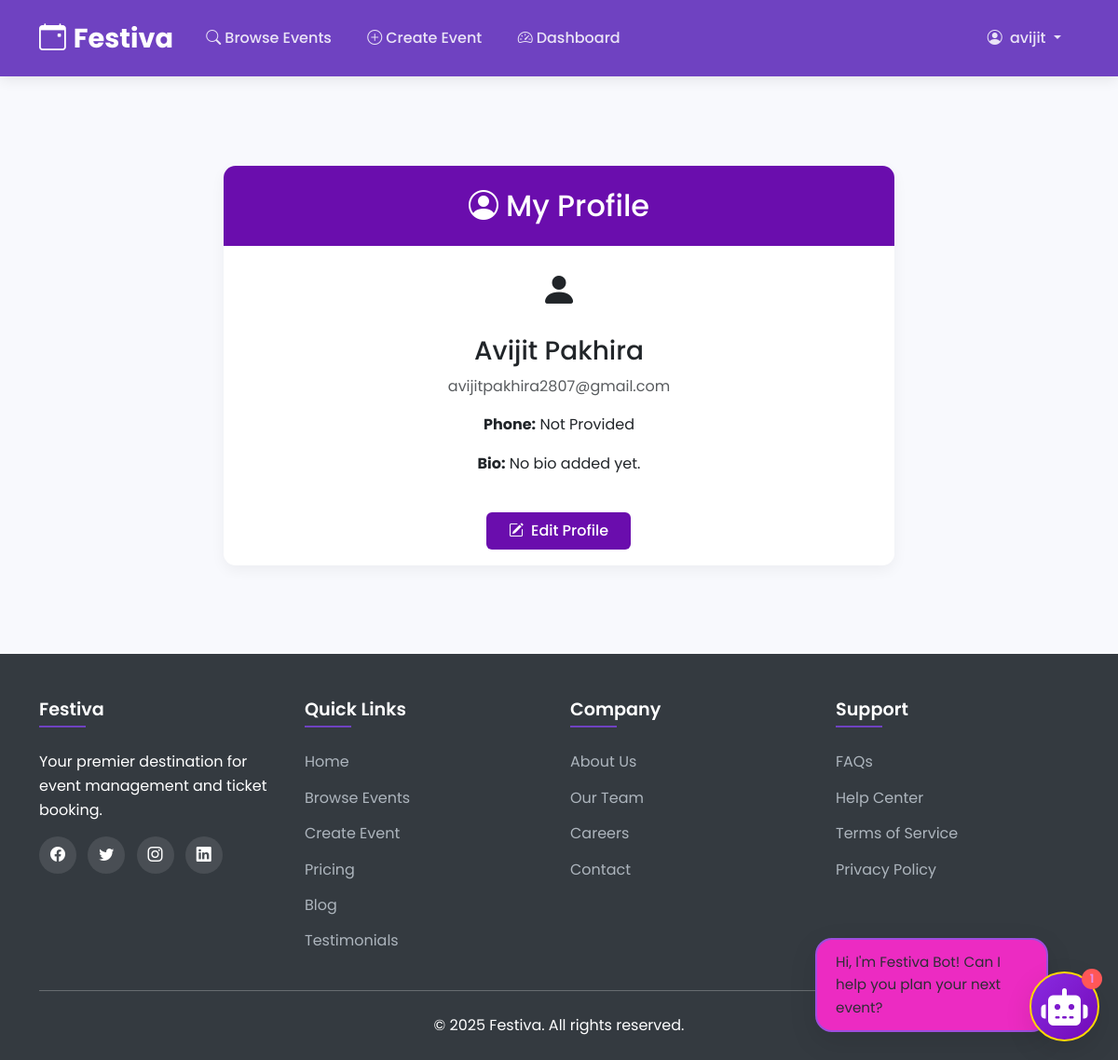
The page /profile/ (signed in) on the database its author committed.
### core/models.py (models this page shows, shortened)
class CustomUser(AbstractUser):
    ROLE_CHOICES = (
        ('customer', 'Customer'),
        ('organizer', 'Organizer'),
        ('admin', 'Admin'),
    )
    role = models.CharField(max_length=10, choices=ROLE_CHOICES, default='customer')
    phone = models.CharField(max_length=20, blank=True)
    bio = models.TextField(blank=True)
    profile_picture = models.ImageField(upload_to='profile_pics/', blank=True)
    email = models.EmailField(unique=True)  # Add this line to enforce unique emails
    is_approved = models.BooleanField(default=False)

### core/views.py (the view)
# urls.py: path('profile/', views.profile, name='profile'),
def profile(request):
    return render(request, 'profile.html')

### templates/profile.html (shortened to what this page needs)
{% extends 'base.html' %}
{% block content %}
<div class="container py-5" data-aos="fade-up">
    <div class="row justify-content-center">
        <div class="col-lg-8">
            <div class="card card-custom" data-aos="zoom-in">
                <div class="card-header-custom">
                    <h2 class="text-center mb-0"><i class="bi bi-person-circle me-2"></i>My Profile</h2>
                </div>
                <div class="card-body text-center">
                    {% if user.profile_picture %}
                        <img src="{{ user.profile_picture.url }}" class="rounded-circle" width="150" height="150" data-aos="fade-down">
                    {% else %}
                        <i class="bi bi-person-fill fs-1" data-aos="fade-down"></i>
                    {% endif %}
                    <h3 class="mt-3" data-aos="fade-up">{{ user.first_name }} {{ user.last_name }}</h3>
                    <p class="text-muted" data-aos="fade-up">{{ user.email }}</p>
                    <p data-aos="fade-up"><strong>Phone:</strong> {{ user.phone|default:"Not Provided" }}</p>
                    <p data-aos="fade-up"><strong>Bio:</strong> {{ user.bio|default:"No bio added yet." }}</p>
                    <a href="{% url 'edit_profile' %}" class="btn btn-custom-primary mt-4" data-aos="zoom-in-up">
                        <i class="bi bi-pencil-square me-2"></i>Edit Profile
                    </a>
                </div>
            </div>
        </div>
    </div>
</div>
{% endblock %}
{% block extra_css %}
<link href="https://unpkg.com/aos@2.3.4/dist/aos.css" rel="stylesheet">
{% endblock %}

### templates/base.html (shortened to what this page needs)
<!DOCTYPE html>
{% load static %}
<html lang="en">
<head>
    <link href="https://cdn.jsdelivr.net/npm/bootstrap@5.3.2/dist/css/bootstrap.min.css" rel="stylesheet">
    <link rel="stylesheet" href="https://cdn.jsdelivr.net/npm/bootstrap-icons@1.11.1/font/bootstrap-icons.css">
    {% block extra_css %}{% endblock %}
</head>
<body>
    <nav class="navbar navbar-expand-lg navbar-dark navbar-custom sticky-top">
        <div class="container">
            <a class="navbar-brand navbar-brand-custom" href="{% url 'home' %}">
                <i class="bi bi-calendar-event me-2"></i>Festiva
            </a>
            <div class="collapse navbar-collapse" id="navbarNav">
                <ul class="navbar-nav me-auto">
                    <li class="nav-item">
                        <a class="nav-link nav-link-custom {% if request.path == '/events/' %}active{% endif %}" href="{% url 'browse_events' %}">
                            <i class="bi bi-search me-1"></i>Browse Events
                        </a>
                    </li>
                    <li class="nav-item">
                        <a class="nav-link nav-link-custom {% if request.path == '/create-event/' %}active{% endif %}" href="{% url 'create_event' %}">
                            <i class="bi bi-plus-circle me-1"></i>Create Event
                        </a>
                    </li>
                    <li class="nav-item">
                        <a class="nav-link nav-link-custom {% if request.path == '/dashboard/' %}active{% endif %}" href="{% url 'dashboard' %}">
                            <i class="bi bi-speedometer2 me-1"></i>Dashboard
                        </a>
                    </li>
                </ul>
                <ul class="navbar-nav">
                    {% if user.is_authenticated %}
                    <li class="nav-item dropdown">
                        <a class="nav-link nav-link-custom dropdown-toggle" href="#" id="navbarDropdown" role="button" data-bs-toggle="dropdown">
                            <i class="bi bi-person-circle me-1"></i> {{ user.username }}
                        </a>
                    </li>
                    {% endif %}
                </ul>
            </div>
        </div>
    </nav>
    <main class="main-content">
        <div class="container">
            {% block content %}{% endblock %}
        </div>
    </main>
    <footer class="footer-custom">
        <div class="container">
            <div class="row g-4">
                <div class="col-lg-3 col-md-6">
                    <h5 class="footer-heading">Festiva</h5>
                    <p>Your premier destination for event management and ticket booking.</p>
                    <div class="social-icons mt-3">
                        <a href="#"><i class="bi bi-facebook"></i></a>
                        <a href="#"><i class="bi bi-twitter"></i></a>
                        <a href="#"><i class="bi bi-instagram"></i></a>
                        <a href="#"><i class="bi bi-linkedin"></i></a>
                    </div>
                </div>
                <div class="col-lg-3 col-md-6">
                    <h5 class="footer-heading">Quick Links</h5>
                    <ul class="footer-links">
                        <li><a href="{% url 'home' %}">Home</a></li>
                        <li><a href="{% url 'browse_events' %}">Browse Events</a></li>
                        <li><a href="{% url 'create_event' %}">Create Event</a></li>
                        <li><a href="{% url 'pricing' %}">Pricing</a></li>
                        <li><a href="{% url 'blog' %}">Blog</a></li>
                        <li><a href="{% url 'testimonials' %}">Testimonials</a></li>
                    </ul>
                </div>
                <div class="col-lg-3 col-md-6">
                    <h5 class="footer-heading">Company</h5>
                    <ul class="footer-links">
                        <li><a href="{% url 'about' %}">About Us</a></li>
                        <li><a href="{% url 'team' %}">Our Team</a></li>
                        <li><a href="{% url 'careers' %}">Careers</a></li>
                        <li><a href="{% url 'contact' %}">Contact</a></li>
                    </ul>
                </div>
                <div class="col-lg-3 col-md-6">
                    <h5 class="footer-heading">Support</h5>
                    <ul class="footer-links">
                        <li><a href="{% url 'faq' %}">FAQs</a></li>
                        <li><a href="{% url 'help' %}">Help Center</a></li>
                        <li><a href="{% url 'terms' %}">Terms of Service</a></li>
                        <li><a href="{% url 'privacy' %}">Privacy Policy</a></li>
                    </ul>
                </div>
            </div>
            <hr class="mt-4 mb-3 bg-light">
            <div class="text-center pt-2">
                <p class="mb-0">&copy; {% now "Y" %} Festiva. All rights reserved.</p>
            </div>
        </div>
    </footer>
{% include 'chat3.html' %}

### templates/base.html (style rules this page uses)
:root { --primary-color: #6f42c1; --primary-dark: #5a32a3; --secondary-color: #f8f9fa; --accent-color: #ff6b6b; --dark-color: #343a40; --light-gray: #adb5bd; }
body { display: flex; flex-direction: column; min-height: 100vh; background-color: var(--secondary-color); font-family: 'Segoe UI', Tahoma, Geneva, Verdana, sans-serif; }
.navbar-custom { background-color: var(--primary-color) !important; box-shadow: 0 2px 15px rgba(0,0,0,0.1); padding: 0.8rem 0; }
.navbar-brand-custom { font-weight: 700; font-size: 1.8rem; color: white !important; transition: all 0.3s ease; }
.nav-link-custom { font-weight: 500; padding: 0.5rem 1rem !important; color: rgba(255,255,255,0.85) !important; border-radius: 0.3rem; transition: all 0.3s ease; margin: 0 0.2rem; }
.btn-custom-primary { background-color: var(--primary-color); border-color: var(--primary-color); color: white; font-weight: 500; padding: 0.5rem 1.5rem; transition: all 0.3s ease; }
.footer-custom { background-color: var(--dark-color); color: white; margin-top: auto; padding: 3rem 0 1.5rem; }
.footer-custom a { color: var(--light-gray); text-decoration: none; transition: all 0.3s ease; }
.footer-heading { font-size: 1.2rem; font-weight: 600; margin-bottom: 1.5rem; position: relative; padding-bottom: 0.5rem; }
.footer-heading::after { content: ''; position: absolute; left: 0; bottom: 0; width: 50px; height: 2px; background-color: var(--primary-color); }
.footer-links { list-style: none; padding-left: 0; }
.footer-links li { margin-bottom: 0.8rem; }
.social-icons a { display: inline-block; width: 40px; height: 40px; background-color: rgba(255,255,255,0.1); color: white !important; border-radius: 50%; text-align: center; line-height: 40px; margin-right: 0.5rem; transition: all 0.3s ease; }
.main-content { flex: 1; padding: 3rem 0; }
.card-custom { border: none; border-radius: 0.8rem; overflow: hidden; box-shadow: 0 5px 15px rgba(0,0,0,0.05); transition: all 0.3s ease; }
.card-header-custom { background-color: var(--primary-color); color: white; padding: 1.2rem; }

### templates/profile.html (style rules this page uses)
.card-header-custom { background-color: #6a0dad; color: white; padding: 1.5rem; border-radius: 0.375rem 0.375rem 0 0 !important; }
.btn-custom-primary { background-color: #6a0dad; color: white; border: none; }

### chatbot/templates/chat3.html (style rules this page uses)
:root { --primary: #8A2BE2; --primary-light: #9D4EDD; --secondary: #7209B7; --secondary-light: #A16AE8; --accent: #FFD700; --dark: #2D2D34; --light: #F8F9FA; --gray: #6C757D; --success: #38B000; --warning: #FF9914; --danger: #FF5757; --border-radius: 12px; --box-shadow: 0 10px 30px rgba(0, 0, 0, 0.1); --transition: all 0.3s ease; }
* { margin: 0; padding: 0; box-sizing: border-box; }
body { font-family: 'Poppins', sans-serif; background-color: #F8F9FD; color: var(--dark); line-height: 1.6; overflow-x: hidden; }

### rows shown on the page
CustomUser: username "avijit", first_name "Avijit", last_name "Pakhira", email "avijitpakhira2807@gmail.com", phone "Not Provided", bio "No bio added yet."
